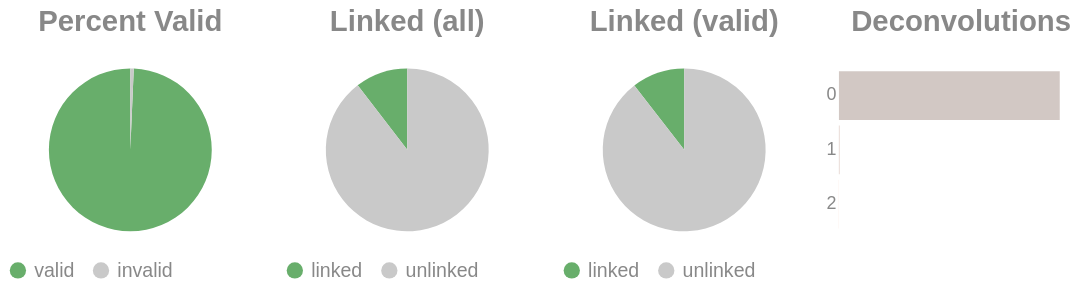

The notebook cell saved with this chart:
### Code cell
if SKIPLR:
    pass
else:
    clash = Counter()
    for i in valids['molecule'].to_list():
        _mol = i.split("-")
        if len(_mol) == 1:
            clash.update('0')
        else:
            clash.update(_mol[-1])

    _d = {"deconvolutions": [], 'count': []}
    for k,v in clash.items():
        _d['deconvolutions'].append(k)
        _d['count'].append(v)

    tot_valid = valids['reads'].sum()
    mask = valids['reads'] >= 2
    n_linked_reads = valids.filter(mask)['reads'].sum()
    if n_linked_reads == 0:
        print_html("No linked molecules (>=2 reads) were detected; skipping linked-only distributions.")
        SKIPLR = True
    else:
        perc_valid = round(tot_valid / n_reads, 4)
        linked_perc_abs = round(n_linked_reads / n_reads, 4)
        linked_perc = round(n_linked_reads / tot_valid, 4)

    _valid = pl.DataFrame({"valids": ['valid', 'invalid'], "count": [tot_valid, n_reads - tot_valid]})
    _linked_abs = pl.DataFrame({"linked (absolute)": ['linked', 'unlinked'], "count": [n_linked_reads, n_reads - n_linked_reads]})
    _linked_rel = pl.DataFrame({"linked (valids)": ['linked', 'unlinked'], "count": [n_linked_reads, tot_valid - n_linked_reads]})

    (
        alt.hconcat(
            piechart(_valid, goodval = 'valid', title = "Percent Valid"),
            piechart(_linked_abs, goodval = "linked", title =  "Linked (all)"),
            piechart(_linked_rel, goodval = "linked", title =  "Linked (valid)"),
            convolutionbar(pl.DataFrame(_d), title = "Deconvolutions"),
            center = True,
            bounds = 'flush'
        )
        .resolve_scale(color='independent')
        .resolve_legend('independent')
        .properties(usermeta={'embedOptions': {"actions": False}})
    ).display()

### Figure 1 — Vega-Lite specification as saved in the notebook (floating-point values rounded to 4 significant figures)
{"width": "container", "height": 400, "config": {"title": {"anchor": "start", "dy": -15, "fontSize": 18, "color": "#888888", "subtitleColor": "#888888", "subtitleFontSize": 14}, "arc": {"fill": "#0072B2"}, "axis": {"domainColor": "#888888", "domainWidth": 0.5, "gridWidth": 0.2, "grid": false, "titleFontWeight": 400, "titleFontSize": 15, "labelFontSize": 11, "labelColor": "#888888", "tickColor": "#888888", "tickWidth": 0.2, "titleColor": "#888888"}, "axisBand": {"grid": false}, "axisX": {"grid": true, "tickSize": 10, "domainCap": "round"}, "axisY": {"domain": false, "grid": true, "tickSize": 0, "domainCap": "round"}, "background": "transparent", "header": {"labelFontSize": 15, "labelColor": "#888888", "titleFontSize": 15, "titleFontWeight": 600, "titleColor": "#888888"}, "legend": {"labelFont": "sans-serif", "labelFontSize": 12, "labelColor": "#888888", "symbolSize": 100, "symbolType": "circle", "titleFontSize": 12, "titlePadding": 10, "titleColor": "#888888", "title": null}, "range": {"category": ["#E69F00", "#56B4E9", "#009E73", "#F0E442", "#0072B2", "#D55E00", "#CC79A7", "#000000"], "diverging": ["#cfe8f3", "#a2d4ec", "#73bfe2", "#46abdb", "#1696d2", "#12719e"]}, "area": {"fill": "#0072B2", "fillOpacity": 0.7, "line": true, "strokeOpacity": 0.7}, "line": {"color": "#0072B2", "stroke": "#0072B2", "strokeWidth": 2}, "trail": {"color": "#0072B2", "stroke": "#0072B2", "strokeWidth": 0, "size": 1}, "point": {"filled": true, "fillOpacity": 1.0, "size": 95}, "text": {"color": "#888888", "fontSize": 11, "align": "right", "fontWeight": 400, "size": 11}, "bar": {"fill": "#0072B2", "stroke": null}, "view": {"stroke": null, "continuousWidth": 660, "continuousHeight": 400}}, "hconcat": [{"data": {"name": "data-a501f85c7804d3057182e2aa8dc31902"}, "mark": {"type": "arc"}, "encoding": {"color": {"field": "valids", "legend": {"orient": "bottom", "title": null}, "scale": {"domain": ["valid", "invalid"], "range": ["#68ae6b", "#C9C9C9"]}, "title": "Valids", "type": "nominal"}, "theta": {"field": "count", "type": "quantitative"}, "tooltip": [{"field": "valids", "title": "Valids", "type": "ordinal"}, {"field": "percent", "format": ".2%", "title": "Percent", "type": "quantitative"}, {"field": "count", "title": "Count", "type": "quantitative"}]}, "height": 100, "title": {"text": "Percent Valid", "align": "center", "anchor": "middle"}, "transform": [{"calculate": "datum.count / 38785", "as": "percent"}], "width": 150}, {"data": {"name": "data-50abbe6d7b99030c161bed86cdae5d29"}, "mark": {"type": "arc"}, "encoding": {"color": {"field": "linked (absolute)", "legend": {"orient": "bottom", "title": null}, "scale": {"domain": ["linked", "unlinked"], "range": ["#68ae6b", "#C9C9C9"]}, "title": "Linked (Absolute)", "type": "nominal"}, "theta": {"field": "count", "type": "quantitative"}, "tooltip": [{"field": "linked (absolute)", "title": "Linked (Absolute)", "type": "ordinal"}, {"field": "percent", "format": ".2%", "title": "Percent", "type": "quantitative"}, {"field": "count", "title": "Count", "type": "quantitative"}]}, "height": 100, "title": {"text": "Linked (all)", "align": "center", "anchor": "middle"}, "transform": [{"calculate": "datum.count / 38785", "as": "percent"}], "width": 150}, {"data": {"name": "data-6400faf0619e18990bd5f2ebc986d16e"}, "mark": {"type": "arc"}, "encoding": {"color": {"field": "linked (valids)", "legend": {"orient": "bottom", "title": null}, "scale": {"domain": ["linked", "unlinked"], "range": ["#68ae6b", "#C9C9C9"]}, "title": "Linked (Valids)", "type": "nominal"}, "theta": {"field": "count", "type": "quantitative"}, "tooltip": [{"field": "linked (valids)", "title": "Linked (Valids)", "type": "ordinal"}, {"field": "percent", "format": ".2%", "title": "Percent", "type": "quantitative"}, {"field": "count", "title": "Count", "type": "quantitative"}]}, "height": 100, "title": {"text": "Linked (valid)", "align": "center", "anchor": "middle"}, "transform": [{"calculate": "datum.count / 38523", "as": "percent"}], "width": 150}, {"data": {"name": "data-2196aeaf0d928a55fd81c0f400225c67"}, "mark": {"type": "bar"}, "encoding": {"color": {"field": "deconvolutions", "legend": null, "scale": {"scheme": "lightgreyred"}, "type": "nominal"}, "tooltip": [{"field": "deconvolutions", "title": "Deconvolutions", "type": "ordinal"}, {"field": "percent", "format": ".2%", "title": "Percent", "type": "quantitative"}, {"field": "count", "title": "Count", "type": "quantitative"}], "x": {"axis": null, "field": "count", "type": "quantitative"}, "y": {"field": "deconvolutions", "sort": "ascending", "title": null, "type": "nominal"}}, "height": 100, "title": {"text": "Deconvolutions", "align": "center", "anchor": "middle"}, "transform": [{"calculate": "datum.count / 36213", "as": "percent"}], "width": 150}], "bounds": "flush", "center": true, "resolve": {"legend": {"angle": "independent"}, "scale": {"color": "independent"}}, "usermeta": {"embedOptions": {"actions": false}}, "$schema": "https://vega.github.io/schema/vega-lite/v6.1.0.json", "datasets": {"data-a501f85c7804d3057182e2aa8dc31902": [{"valids": "valid", "count": 38523}, {"valids": "invalid", "count": 262}], "data-50abbe6d7b99030c161bed86cdae5d29": [{"linked (absolute)": "linked", "count": 4040}, {"linked (absolute)": "unlinked", "count": 34745}], "data-6400faf0619e18990bd5f2ebc986d16e": [{"linked (valids)": "linked", "count": 4040}, {"linked (valids)": "unlinked", "count": 34483}], "data-2196aeaf0d928a55fd81c0f400225c67": [{"deconvolutions": "0", "count": 36146}, {"deconvolutions": "1", "count": 61}, {"deconvolutions": "2", "count": 6}]}}
